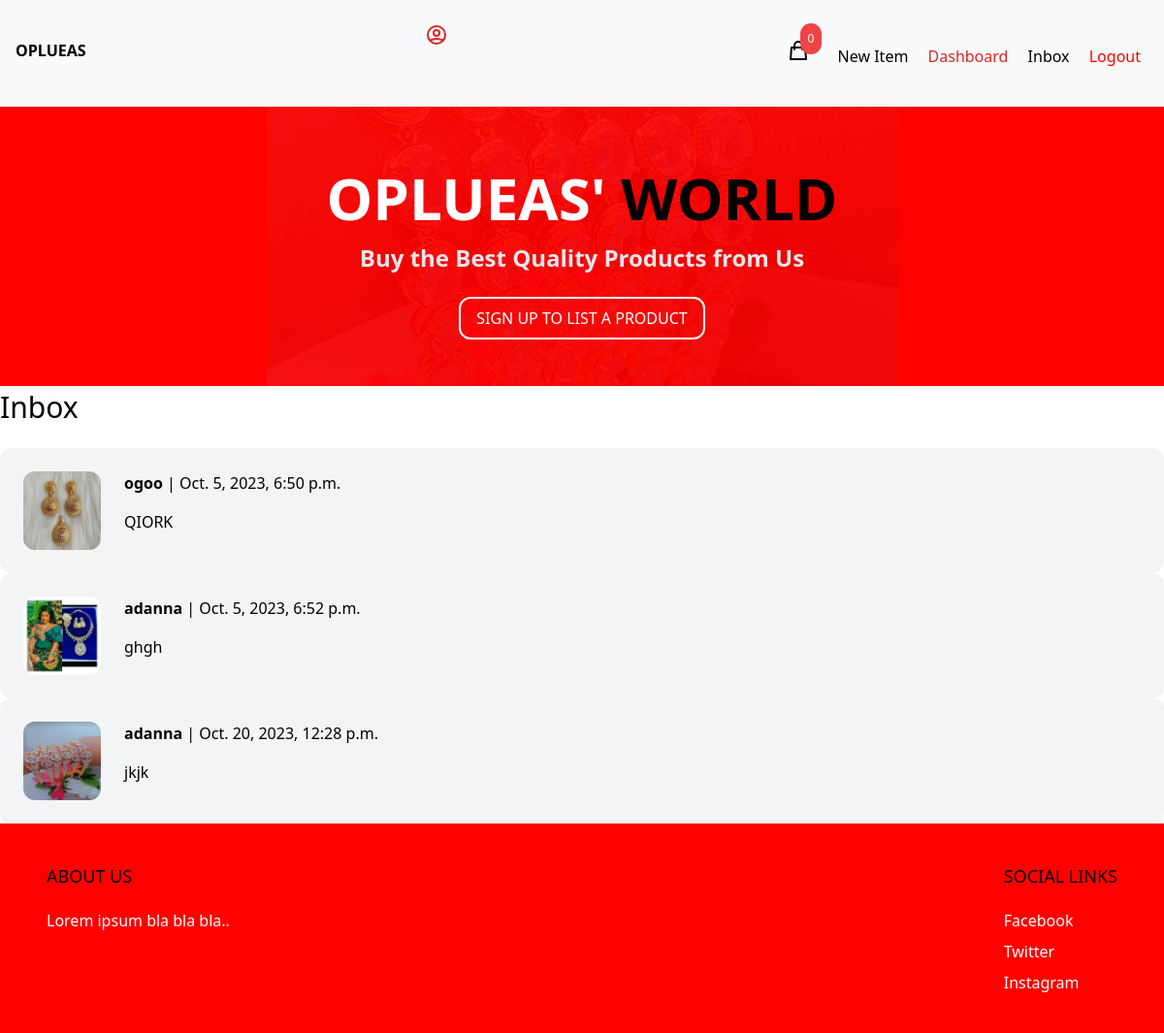
The app's page /conversation/ (signed in) with its own data.
### conversation/models.py (models this page shows)
class Conversation(models.Model):
    item = models.ForeignKey(Item, related_name='coversations', on_delete = models.CASCADE)
    members = models.ManyToManyField(User, related_name='conversations')
    created_at = models.DateTimeField(auto_now_add =True)
    modified_at = models.DateTimeField(auto_now = True)

### item/models.py (models this page shows, shortened)
class Item(models.Model):
    category = models.ForeignKey(Category, related_name ='items', on_delete = models.CASCADE)
    name = models.CharField(max_length = 255)
    description = models.TextField(blank =True, null =True)
    price = models.FloatField()
    image = models.ImageField(upload_to = 'item_images', blank =  True, null = True)
    is_sold = models.BooleanField(default = False)
    created_by = models.ForeignKey(User, related_name = 'items', on_delete = models.CASCADE)
    created_at = models.DateTimeField(auto_now_add=True)

### conversation/views.py (the view)
# urls.py: path('', inbox, name='inbox'),
@login_required
def inbox(request):
    conversations = Conversation.objects.filter(members__in=[request.user.id])
    return render(request, 'conversation/inbox.html', {
        'conversations': conversations
    })

### cart/cart.py (called while the page is built)
    def __len__(self):
        return sum(item['quantity'] for item in self.cart.values())

### cart/context_processors.py (called while the page is built)
def cart(request):
    return {'cart':Cart(request)}

### conversation/templates/conversation/inbox.html (shortened to what this page needs)
{% extends 'core/base.html' %}
{% block content %}
<h1 class="mb-6 text-3xl">Inbox</h1>
<div class="space-y-6">
    {% for conversation in conversations %}
        <a href="{% url 'conversation:detail' conversation.id %}">
            <div class="p-6 flex bg-gray-100 rounded-xl">
                <div class="pr-6">
                    <img src="{{ conversation.item.image.url }}" class="w-20 rounded-xl" alt="">
                </div>
                <div>
                    {% for member in conversation.members.all %}
                        {% if member != request.user %}
                            <p class="mb-4"><strong>{{ member.username }}</strong> | {{conversation.modified_at}}</p>
                            <p>{{ conversation.item.name }}</p>
                        {% endif %}
                    {% endfor %}
                </div>
            </div>
        </a>
    {% endfor %}
</div>
{% endblock %}

### records on screen
Conversation: item.image (picture), modified_at "Oct. 5, 2023, 6:50 p.m.", item.name "QIORK"
Conversation: item.image (picture), modified_at "Oct. 5, 2023, 6:52 p.m.", item.name "ghgh"
Conversation: item.image (picture), modified_at "Oct. 20, 2023, 12:28 p.m.", item.name "jkjk"

### other values on screen
{{ cart|length }} "0"
{{ member.username }} "ogoo"
{{ member.username }} "adanna"
